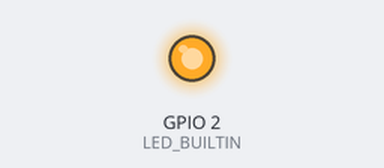
A sketch run on a simulated ESP8266 (NodeMCU). Parts: output pins drawn as LEDs (lit = HIGH, except the on-board LED, lit = LOW). WiFi joins after 1.5 s; servers stay silent unless stated.

Above: at 2.9 s.
At 4.4 s:
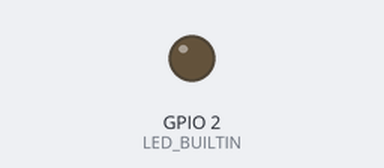
Timing chart, 0 to 9.0 s (numbered marks = the images above):
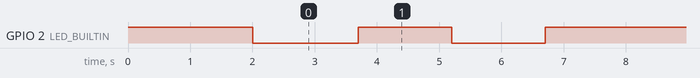

Measured:
- by itself, GPIO 2 (LED_BUILTIN): goes LOW 1.7 s, HIGH 1.5 s, 23 × (LOW 1.5 s, HIGH 3.7 s), LOW 1.5 s, then HIGH

The sketch:

esp8266_bridge.ino
```cpp
#include <ESP8266WiFi.h>
#include <WiFiClient.h>

const char* ssid = "S25_FE_user";
const char* password = "nmcw44ecvdcizs5";

const char* serverHost = "10.218.185.4";
const uint16_t serverPort = 5001;

WiFiClient client;
unsigned long lastReconnect = 0;
unsigned long lastHeartbeat = 0;
const unsigned long RECONNECT_INTERVAL = 5000;
const unsigned long HEARTBEAT_INTERVAL = 10000;

String serialBuffer = "";
String tcpBuffer = "";

void setup() {
  Serial.begin(115200);
  pinMode(LED_BUILTIN, OUTPUT);
  digitalWrite(LED_BUILTIN, HIGH);

  delay(500);

  WiFi.begin(ssid, password);
  int attempts = 0;
  while (WiFi.status() != WL_CONNECTED && attempts < 30) {
    delay(500);
    attempts++;
  }

  if (WiFi.status() == WL_CONNECTED) {
    digitalWrite(LED_BUILTIN, LOW);
  }

  connectToServer();
}

void loop() {
  if (!client.connected()) {
    digitalWrite(LED_BUILTIN, HIGH);
    if (millis() - lastReconnect > RECONNECT_INTERVAL) {
      connectToServer();
      lastReconnect = millis();
    }
  } else {
    digitalWrite(LED_BUILTIN, LOW);

    if (millis() - lastHeartbeat > HEARTBEAT_INTERVAL) {
      client.println("{\"type\":\"heartbeat\"}");
      lastHeartbeat = millis();
    }

    while (client.available() > 0) {
      char c = (char)client.read();
      if (c == '\n') {
        tcpBuffer.trim();
        if (tcpBuffer.length() > 0) {
          Serial.println(tcpBuffer);
        }
        tcpBuffer = "";
      } else if (c != '\r') {
        tcpBuffer += c;
      }
    }
  }

  while (Serial.available() > 0) {
    char c = (char)Serial.read();
    if (c == '\n') {
      serialBuffer.trim();
      if (serialBuffer.length() > 0 && client.connected()) {
        client.println(serialBuffer);
      }
      serialBuffer = "";
    } else if (c != '\r') {
      serialBuffer += c;
    }
  }

  delay(1);
}

void connectToServer() {
  if (WiFi.status() != WL_CONNECTED) {
    return;
  }

  if (client.connected()) {
    client.stop();
  }

  if (client.connect(serverHost, serverPort)) {
    lastHeartbeat = millis();
    client.println("{\"type\":\"hello\",\"device\":\"esp8266\"}");
  }
}
```
